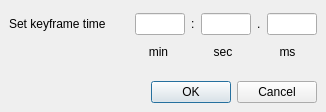
<?xml version="1.0" encoding="UTF-8"?>
<ui version="4.0">
 <class>TimeEditDlg</class>
 <widget class="QDialog" name="TimeEditDlg">
  <property name="geometry">
   <rect>
    <x>0</x>
    <y>0</y>
    <width>343</width>
    <height>119</height>
   </rect>
  </property>
  <property name="sizePolicy">
   <sizepolicy hsizetype="Fixed" vsizetype="Fixed">
    <horstretch>0</horstretch>
    <verstretch>0</verstretch>
   </sizepolicy>
  </property>
  <property name="maximumSize">
   <size>
    <width>535</width>
    <height>119</height>
   </size>
  </property>
  <property name="windowTitle">
   <string>Set Keyframe Time</string>
  </property>
  <layout class="QVBoxLayout" name="verticalLayout_2">
   <property name="sizeConstraint">
    <enum>QLayout::SetFixedSize</enum>
   </property>
   <property name="leftMargin">
    <number>0</number>
   </property>
   <property name="topMargin">
    <number>0</number>
   </property>
   <property name="rightMargin">
    <number>0</number>
   </property>
   <property name="bottomMargin">
    <number>0</number>
   </property>
   <item>
    <widget class="QWidget" name="widget" native="true">
     <layout class="QVBoxLayout" name="verticalLayout">
      <item>
       <widget class="QWidget" name="editLayout" native="true">
        <layout class="QHBoxLayout" name="horizontalLayout">
         <property name="leftMargin">
          <number>0</number>
         </property>
         <property name="topMargin">
          <number>0</number>
         </property>
         <property name="rightMargin">
          <number>0</number>
         </property>
         <property name="bottomMargin">
          <number>0</number>
         </property>
         <item>
          <widget class="QLabel" name="labelTitle">
           <property name="sizePolicy">
            <sizepolicy hsizetype="Maximum" vsizetype="Preferred">
             <horstretch>0</horstretch>
             <verstretch>0</verstretch>
            </sizepolicy>
           </property>
           <property name="minimumSize">
            <size>
             <width>120</width>
             <height>30</height>
            </size>
           </property>
           <property name="maximumSize">
            <size>
             <width>150</width>
             <height>16777215</height>
            </size>
           </property>
           <property name="text">
            <string>Set keyframe time</string>
           </property>
          </widget>
         </item>
         <item>
          <widget class="QLineEdit" name="lineEditMinutes">
           <property name="sizePolicy">
            <sizepolicy hsizetype="Fixed" vsizetype="Fixed">
             <horstretch>0</horstretch>
             <verstretch>0</verstretch>
            </sizepolicy>
           </property>
           <property name="maximumSize">
            <size>
             <width>50</width>
             <height>16777215</height>
            </size>
           </property>
          </widget>
         </item>
         <item>
          <widget class="QLabel" name="label_2">
           <property name="text">
            <string>:</string>
           </property>
          </widget>
         </item>
         <item>
          <widget class="QLineEdit" name="lineEditSeconds">
           <property name="sizePolicy">
            <sizepolicy hsizetype="Fixed" vsizetype="Fixed">
             <horstretch>0</horstretch>
             <verstretch>0</verstretch>
            </sizepolicy>
           </property>
           <property name="maximumSize">
            <size>
             <width>50</width>
             <height>16777215</height>
            </size>
           </property>
          </widget>
         </item>
         <item>
          <widget class="QLabel" name="label_3">
           <property name="text">
            <string>.</string>
           </property>
          </widget>
         </item>
         <item>
          <widget class="QLineEdit" name="lineEditMilliseconds">
           <property name="sizePolicy">
            <sizepolicy hsizetype="Fixed" vsizetype="Fixed">
             <horstretch>0</horstretch>
             <verstretch>0</verstretch>
            </sizepolicy>
           </property>
           <property name="maximumSize">
            <size>
             <width>50</width>
             <height>16777215</height>
            </size>
           </property>
          </widget>
         </item>
        </layout>
       </widget>
      </item>
      <item>
       <widget class="QWidget" name="labelsLayout" native="true">
        <layout class="QHBoxLayout" name="horizontalLayout_3">
         <property name="leftMargin">
          <number>0</number>
         </property>
         <property name="topMargin">
          <number>0</number>
         </property>
         <property name="rightMargin">
          <number>0</number>
         </property>
         <property name="bottomMargin">
          <number>0</number>
         </property>
         <item>
          <spacer name="horizontalSpacer">
           <property name="orientation">
            <enum>Qt::Horizontal</enum>
           </property>
           <property name="sizeType">
            <enum>QSizePolicy::Maximum</enum>
           </property>
           <property name="sizeHint" stdset="0">
            <size>
             <width>120</width>
             <height>20</height>
            </size>
           </property>
          </spacer>
         </item>
         <item>
          <widget class="QLabel" name="label_5">
           <property name="minimumSize">
            <size>
             <width>40</width>
             <height>20</height>
            </size>
           </property>
           <property name="maximumSize">
            <size>
             <width>16777215</width>
             <height>20</height>
            </size>
           </property>
           <property name="text">
            <string>min</string>
           </property>
           <property name="alignment">
            <set>Qt::AlignHCenter|Qt::AlignTop</set>
           </property>
          </widget>
         </item>
         <item>
          <widget class="QLabel" name="label_4">
           <property name="minimumSize">
            <size>
             <width>0</width>
             <height>0</height>
            </size>
           </property>
           <property name="maximumSize">
            <size>
             <width>16777215</width>
             <height>20</height>
            </size>
           </property>
           <property name="text">
            <string>sec</string>
           </property>
           <property name="alignment">
            <set>Qt::AlignHCenter|Qt::AlignTop</set>
           </property>
          </widget>
         </item>
         <item>
          <widget class="QLabel" name="label">
           <property name="minimumSize">
            <size>
             <width>0</width>
             <height>0</height>
            </size>
           </property>
           <property name="maximumSize">
            <size>
             <width>16777215</width>
             <height>20</height>
            </size>
           </property>
           <property name="text">
            <string>ms</string>
           </property>
           <property name="alignment">
            <set>Qt::AlignHCenter|Qt::AlignTop</set>
           </property>
          </widget>
         </item>
        </layout>
       </widget>
      </item>
      <item>
       <spacer name="verticalSpacer">
        <property name="orientation">
         <enum>Qt::Vertical</enum>
        </property>
        <property name="sizeType">
         <enum>QSizePolicy::Preferred</enum>
        </property>
        <property name="sizeHint" stdset="0">
         <size>
          <width>20</width>
          <height>10</height>
         </size>
        </property>
       </spacer>
      </item>
      <item>
       <widget class="QWidget" name="buttonsLayout" native="true">
        <layout class="QHBoxLayout" name="horizontalLayout_2">
         <property name="leftMargin">
          <number>0</number>
         </property>
         <property name="topMargin">
          <number>0</number>
         </property>
         <property name="rightMargin">
          <number>0</number>
         </property>
         <property name="bottomMargin">
          <number>0</number>
         </property>
         <item>
          <spacer name="horizontalSpacer_4">
           <property name="orientation">
            <enum>Qt::Horizontal</enum>
           </property>
           <property name="sizeHint" stdset="0">
            <size>
             <width>40</width>
             <height>20</height>
            </size>
           </property>
          </spacer>
         </item>
         <item>
          <widget class="QDialogButtonBox" name="buttonBox">
           <property name="orientation">
            <enum>Qt::Horizontal</enum>
           </property>
           <property name="standardButtons">
            <set>QDialogButtonBox::Cancel|QDialogButtonBox::Ok</set>
           </property>
          </widget>
         </item>
        </layout>
       </widget>
      </item>
     </layout>
    </widget>
   </item>
  </layout>
 </widget>
 <resources/>
 <connections>
  <connection>
   <sender>buttonBox</sender>
   <signal>accepted()</signal>
   <receiver>TimeEditDlg</receiver>
   <slot>accept()</slot>
   <hints>
    <hint type="sourcelabel">
     <x>207</x>
     <y>93</y>
    </hint>
    <hint type="destinationlabel">
     <x>149</x>
     <y>56</y>
    </hint>
   </hints>
  </connection>
  <connection>
   <sender>buttonBox</sender>
   <signal>rejected()</signal>
   <receiver>TimeEditDlg</receiver>
   <slot>reject()</slot>
   <hints>
    <hint type="sourcelabel">
     <x>207</x>
     <y>93</y>
    </hint>
    <hint type="destinationlabel">
     <x>149</x>
     <y>56</y>
    </hint>
   </hints>
  </connection>
 </connections>
</ui>
